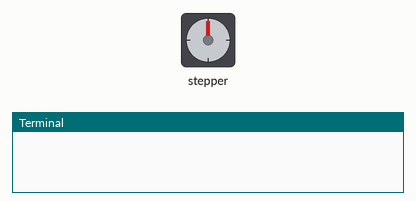
This program was run on a simulated Raspberry Pi (BCM pin numbers). Parts: stepper motor, the last lines printed to the terminal. The stepper is drawn at 2048 steps a turn. At 8.1 s the program stops and its outputs stay as they are.

Above: at 0.15 s.
At 1.95 s:
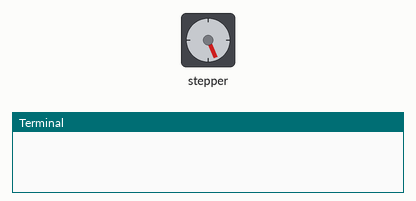
At 4.05 s:
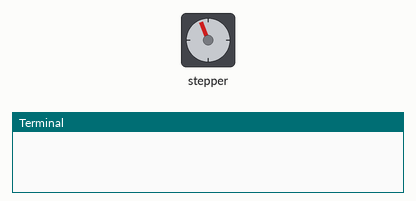
At 8.1 s:
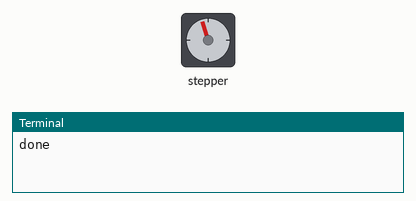
Timing chart, 0 to 9.6 s (numbered marks = the images above):
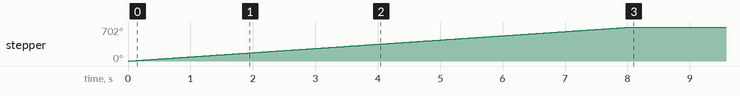

The program:

test03_28BYJ-48.py
```python
# using Python on Raspberry Pi to rotate a
# 28BYJ-48 stepper motor

import RPi.GPIO as GPIO
import time

# GPIO.setmode(GPIO.BOARD)
GPIO.setmode(GPIO.BCM)

stepper_pins = [5, 6, 13, 26]

for p in stepper_pins:
    GPIO.setup(p, GPIO.OUT)

for n in range(1000):

    for a in range(4):
        for i, p in enumerate(stepper_pins):
#            print("n={}, a={}, i={}, p={}".format(n,a,i,p))
            if i == a:
                GPIO.output(p, GPIO.HIGH)
            else:
                GPIO.output(p, GPIO.LOW)
#        print("pause")
        time.sleep(0.002)

print("done")
GPIO.cleanup()
```

Measured:
- by itself, stepper: turns 702° clockwise in 8.0 s
